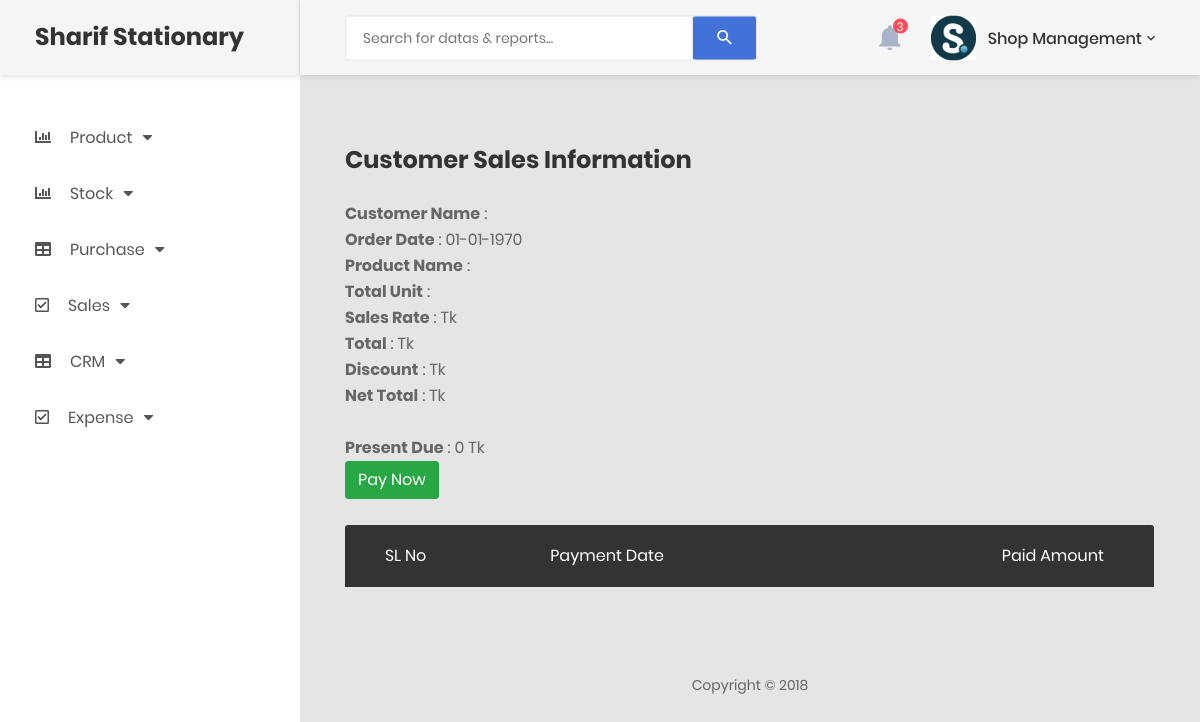
Before: /inc.process/view_due_details.php?pid=5caa35e5a2a (signed in) with the older database file.
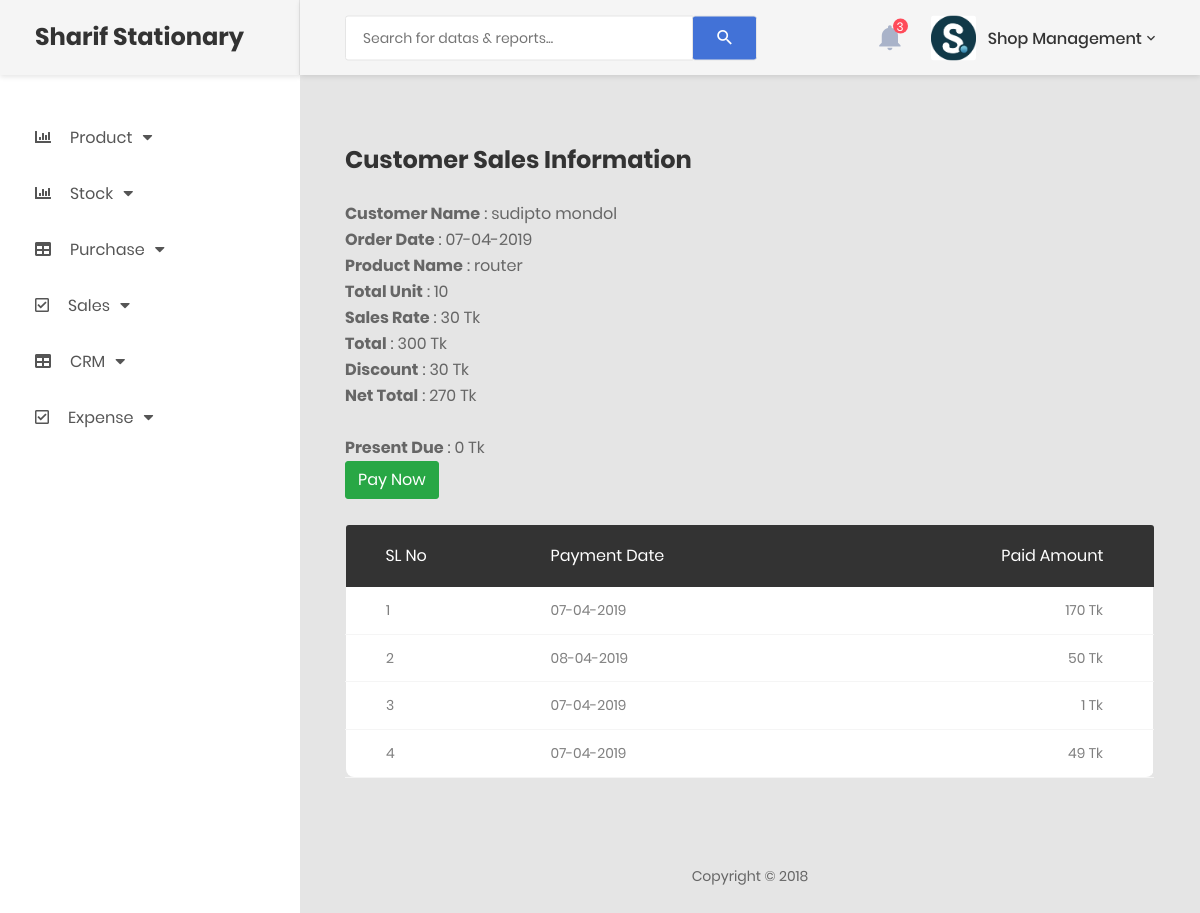
After: the same page with the newer database file.
### tables this page shows
CREATE TABLE `sales` (
  `id` int(11) NOT NULL,
  `pid` varchar(11) NOT NULL,
  `order_date` date NOT NULL,
  `cust_name` varchar(100) NOT NULL,
  `pro_name` varchar(100) NOT NULL,
  `qty` varchar(50) NOT NULL,
  `unit_type` varchar(50) NOT NULL,
  `p_unit_price` varchar(11) NOT NULL,
  `price` varchar(50) NOT NULL,
  `sub_total` varchar(50) NOT NULL,
  `discount` varchar(50) NOT NULL,
  `net_total` varchar(50) NOT NULL,
  `paid` varchar(50) NOT NULL,
  `due` varchar(50) NOT NULL,
  `p_l` varchar(200) NOT NULL,
  `due_status` int(11) NOT NULL COMMENT '0 for active due,1 no due'
);

CREATE TABLE `customer_due` (
  `id` int(11) NOT NULL,
  `customer_name` varchar(50) NOT NULL,
  `customer_pid` varchar(11) NOT NULL,
  `net_total` varchar(50) NOT NULL,
  `payment` varchar(50) NOT NULL,
  `due` varchar(50) NOT NULL,
  `payment_date` date NOT NULL
);

### inc.process/view_due_details.php (the view, shortened to what this page needs)
<?php
require 'header.php';
$edit_id=$_GET['pid'];
$query="select * from sales where pid='$edit_id' ";
$query_run=mysqli_query($connect ,  $query);
if($query_run){
    while($row=mysqli_fetch_array($query_run)){
        $order_date=$row['order_date'];
        $cust_name=$row['cust_name'];
        $pro_name=$row['pro_name'];
        $qty=$row['qty'];
        $price=$row['price'];
        $sub_total=$row['sub_total'];
        $discount=$row['discount'];
        $net_total=$row['net_total'];
    }
}
?>
            <div class="main-content">
                <div class="section__content section__content--p30">
                    <div class="container-fluid">
                            <div class="row m-t-30">
                            <div class="col-md-12">
                                <div class="table-responsive m-b-40">
                                    <table class="table table-borderless table-data3">
                                        <h3>Customer Sales Information</h3>
                                        <br>
                                        <p><b>Customer Name</b> : <?php echo $cust_name; ?></p>
                                        <p><b>Order Date</b> : <?php echo date("d-m-Y", strtotime($order_date));?></p>
                                        <p><b>Product Name</b> : <?php echo $pro_name; ?></p>
                                        <p><b>Total Unit</b> : <?php echo $qty; ?></p>
                                        <p><b>Sales Rate</b> : <?php echo $price; ?> Tk</p>
                                        <p><b>Total</b> : <?php echo $sub_total; ?> Tk</p>
                                        <p><b>Discount</b> : <?php echo $discount; ?> Tk</p>
                                        <p><b>Net Total</b> : <?php echo $net_total; ?> Tk</p>
                                        <br>
                                        <thead>
                                            <tr>
                                                <th>SL No</th>
                                                <th>Payment Date</th>
                                                <th>Paid Amount</th>
                                            </tr>
                                        </thead>
                                        <tbody>
                                            <?php
                                            $counter=0;
                                            $query="select payment_date,payment from customer_due where customer_pid='$edit_id' ";
                                            $query_run=mysqli_query($connect, $query);
                                            while($row=mysqli_fetch_array($query_run)){
                                                $counter++;
                                            ?>
                                            <tr>
                                                <td><?php echo $counter; ?></td>
                                                <td><?php echo date("d-m-Y", strtotime($row['payment_date']));?></td>
                                                <td><?php echo $row['payment']; ?> Tk</td>
                                            </tr>
                                            <?php } ?>
                                        </tbody>
                                         <?php
                                         $query="select sum(payment),net_total from customer_due where customer_pid= '$edit_id' ";
                                         $query_run=mysqli_query($connect, $query);
                                         while( $row=mysqli_fetch_array($query_run)){
                                             $net_total=$row['net_total'];
                                             $payment=$row['sum(payment)'];
                                             @$due=$net_total - $payment;
                                         }
                                             ?>
                                             <p><b>Present Due</b> : <?php echo $due; ?> Tk</p>
                                             <a href="pay_due_process.php?id=<?php echo $edit_id; ?>"><button type="button" class="btn btn-success btn-md">Pay Now</button></a>
                                             <br>
                                             <br>
                                    </table>
                                </div>
                                <br>
                            </div>
                        </div>
                        <div class="row">
                            <div class="col-md-12">
                                <div class="copyright">
                                    <p>Copyright © 2018 </p>
                                </div>
                            </div>
                        </div>
                    </div>
                </div>
            </div>
        </div>
    </div>
    <?php require 'footer.php' ?>

Changed rows visible on the page:
added sales: cust_name "sudipto mondol", order_date "07-04-2019", pro_name "router", qty "10", price "30", sub_total "300", discount "30", net_total "270"
added customer_due: payment_date "07-04-2019", payment "170"
added customer_due: payment_date "08-04-2019", payment "50"
added customer_due: payment_date "07-04-2019", payment "1"
added customer_due: payment_date "07-04-2019", payment "49"
Other visible differences:
date("d-m-Y", strtotime($order_date)): "01-01-1970" → (not shown)
